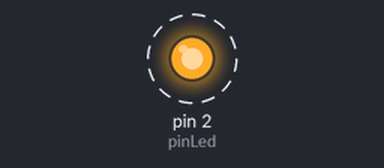
A sketch run on a simulated Arduino Uno, built with avr-gcc and run on an emulated ATmega328P. On the bench: output pins drawn as LEDs (lit = HIGH). Dashed ring = blinking.

Above: at 0.2 s.
Timing chart, 0 to 3.0 s (numbered marks = the images above):
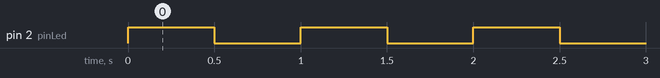

The sketch:

01_blinking_led.ino
```cpp
/**
 * Blinking LED
 *
 * Components:
 * 1. LED (Red) 2V 20mA
 * 2. Resistor 270 Ohm
 *
 * Objectives:
 * 1. LED Blinking in every 500ms
 *
 * STATUS: Succeed
 */

/** Power source for the LED */
static const int pinLed = 2;

void setup() {
    pinMode(pinLed, OUTPUT);
}

void loop() {
    digitalWrite(pinLed, HIGH);
    delay(500);
    digitalWrite(pinLed, LOW);
    delay(500);
}
```

Measured:
- by itself, pin 2 (pinLed): alternates HIGH for 0.50 s and LOW for 0.50 s
